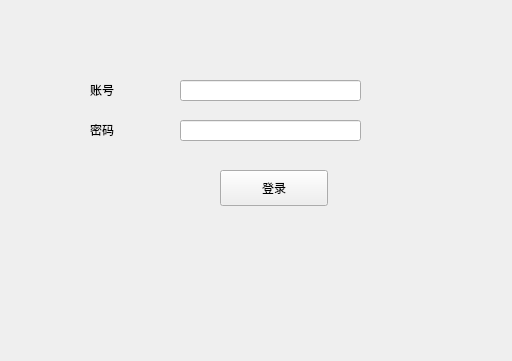
<?xml version="1.0" encoding="UTF-8"?>
<ui version="4.0">
 <class>MainWindow</class>
 <widget class="QMainWindow" name="MainWindow">
  <property name="geometry">
   <rect>
    <x>0</x>
    <y>0</y>
    <width>512</width>
    <height>361</height>
   </rect>
  </property>
  <property name="windowTitle">
   <string>MainWindow</string>
  </property>
  <property name="autoFillBackground">
   <bool>true</bool>
  </property>
  <property name="unifiedTitleAndToolBarOnMac">
   <bool>true</bool>
  </property>
  <widget class="QWidget" name="centralwidget">
   <widget class="QLineEdit" name="lineEdit">
    <property name="geometry">
     <rect>
      <x>180</x>
      <y>80</y>
      <width>181</width>
      <height>21</height>
     </rect>
    </property>
    <property name="whatsThis">
     <string extracomment="请输入账号"/>
    </property>
   </widget>
   <widget class="QLineEdit" name="lineEdit_2">
    <property name="geometry">
     <rect>
      <x>180</x>
      <y>120</y>
      <width>181</width>
      <height>21</height>
     </rect>
    </property>
    <property name="echoMode">
     <enum>QLineEdit::Password</enum>
    </property>
   </widget>
   <widget class="QPushButton" name="pushButton">
    <property name="geometry">
     <rect>
      <x>220</x>
      <y>170</y>
      <width>108</width>
      <height>36</height>
     </rect>
    </property>
    <property name="text">
     <string>登录</string>
    </property>
   </widget>
   <widget class="QLabel" name="label">
    <property name="geometry">
     <rect>
      <x>90</x>
      <y>80</y>
      <width>52</width>
      <height>20</height>
     </rect>
    </property>
    <property name="text">
     <string>账号</string>
    </property>
   </widget>
   <widget class="QLabel" name="label_2">
    <property name="geometry">
     <rect>
      <x>90</x>
      <y>120</y>
      <width>52</width>
      <height>20</height>
     </rect>
    </property>
    <property name="text">
     <string>密码</string>
    </property>
   </widget>
  </widget>
  <widget class="QMenuBar" name="menubar">
   <property name="geometry">
    <rect>
     <x>0</x>
     <y>0</y>
     <width>512</width>
     <height>22</height>
    </rect>
   </property>
  </widget>
 </widget>
 <resources/>
 <connections/>
</ui>
